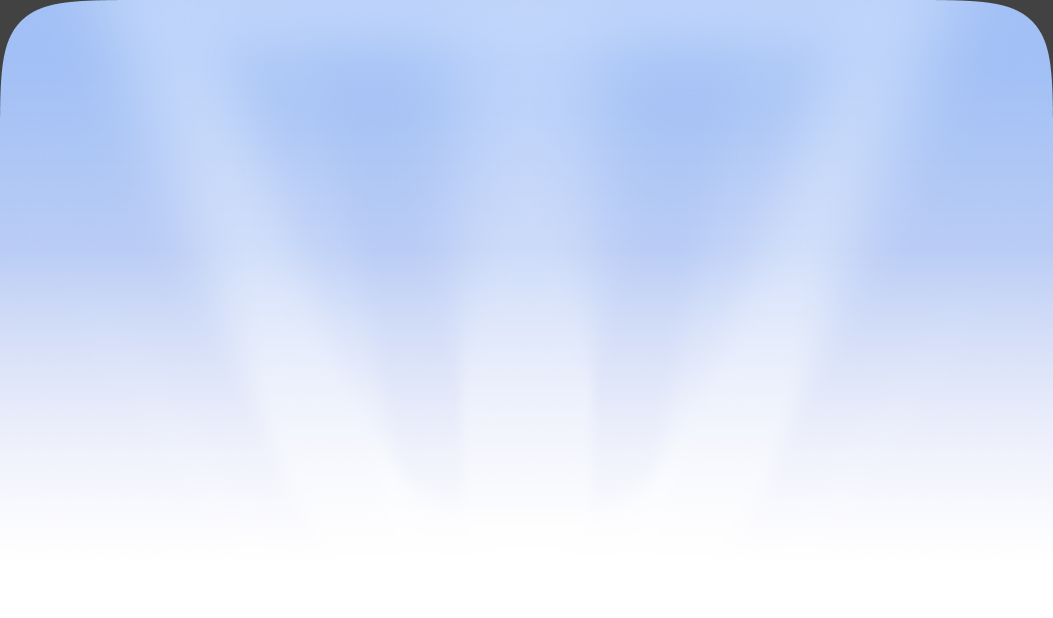
#> input picture ftux/figma/onboarding_bg_3x.png, 1053 x 618 px
$ python prep_art.py
#> lines starting #> are read from the running program, lines starting #| are printed output that depends on the picture; after the words box and inside, x2 and y2 are one past the last pixel; in counts of white or black regions, pixels touching at a corner belong together
#!/usr/bin/env python3
"""GR FTUX "What is a Gift Registry?" lottie: art prep (Figma file Zs6qEAZ1Uaej4LcKst0sbp, card 843:763418, 351 x 481.45 pt).
Everything is at 3x in card pixels (1 pt = 3 px, card top-left = 0,0).

Inputs (../figma/, downloaded with the Figma MCP download_assets at scale 3):
  onboarding_bg_3x.png  843:763446 "Onboarding background" as the 206-pt hero clips it (1053 x 618). The MCP export bakes the
                        card's r16 corners as #424242; they are filled with the neighbouring sky (the sheet's own r16 clip
                        is the only corner, as in the proto's hero-bg-full.jpg).
  cols_3x.png           843:763454 the three columns + dividers (1053 x 527, card y 218), drawn on the white card.
Rays: the GyroQR "skin_confirm_rays" .lottie unzipped (data only) - its four webp beams, recoloured to a cool white.

The column pieces are white-keyed: alpha and colour are solved so that the piece composited over white reproduces the
Figma pixel exactly (the lottie sits on the white sheet), and nothing paints a white box over its neighbours while moving.
Text is solved against its own ink (#1D2539) so the glyphs are one flat colour with clean alpha.

    python3 prep_art.py [rays_dir]  ->  ../art/*.png|jpg + ../art/prep.json"""
import json, os, sys
import numpy as np
from PIL import Image

HERE = os.path.dirname(os.path.abspath(__file__)); ROOT = os.path.dirname(HERE)
FIG = os.path.join(ROOT, 'figma'); ART = os.path.join(ROOT, 'art'); os.makedirs(ART, exist_ok=True)
RAYS = sys.argv[1] if len(sys.argv) > 1 else os.environ.get('RAYS_DIR', '')
S = 3
COLS_Y = 218 * S            # 843:763454 top in card px
INK = np.array([29, 37, 57], np.float32)   # body text colour measured in the export (#1D2539)
RAY_TINT = (238, 244, 255)  # cool white: the beams read as light on the blue sky instead of milk


def load(p): return np.asarray(Image.open(p).convert('RGB')).astype(np.float32)
#> called with p = 'ftux/figma/onboarding_bg_3x.png'


def save_rgba(a, name):
    Image.fromarray(np.clip(a + 0.5, 0, 255).astype(np.uint8)).save(os.path.join(ART, name), optimize=True)


def white_key(rgb, T=None, ink=None, dead=2.0):
    """alpha + colour such that colour*a + 255*(1-a) == rgb. ink: solve against one known colour (text); else a = darkness/T."""
    d = 255.0 - rgb
    if ink is not None:
        a = np.clip((d / np.maximum(255.0 - ink, 1)).max(-1), 0, 1)
    else:
        a = np.clip(d.max(-1) / T, 0, 1)
    a[d.max(-1) <= dead] = 0
    col = np.where(a[..., None] > 0, 255.0 - d / np.maximum(a[..., None], 1e-6), 0)
    if ink is not None:   # flat ink where it is solid (removes jpeg/AA noise in the colour plane)
        col = np.where(a[..., None] > 0.25, ink, col)
    return np.dstack([np.clip(col, 0, 255), a * 255.0])


info = {'scale': S, 'card_pt': [351, 481.4545], 'cta_top_pt': 417.4545, 'pieces': {}}

# ---------------------------------------------------------------- hero background
bg = load(os.path.join(FIG, 'onboarding_bg_3x.png'))
H, W = bg.shape[:2]
#> H = 618; W = 1053
assert (W, H) == (1053, 618), (W, H)
clean = (bg[..., 2] >= 243) & (bg[..., 0] >= 150)       # sky pixels (the baked corner grey has b = 66)
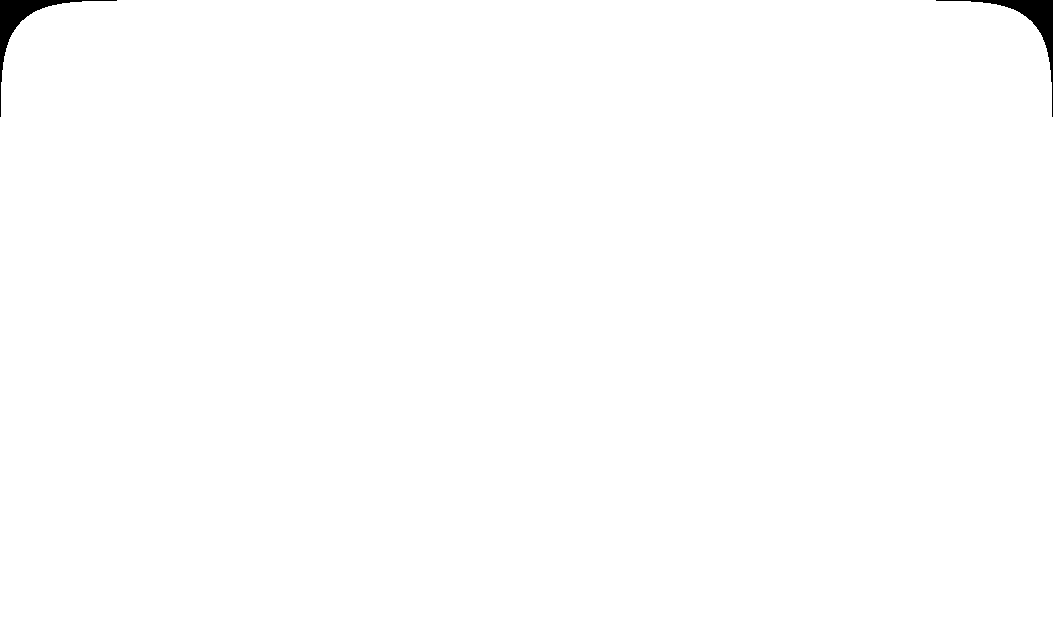
#> clean: shape (618, 1053) bool; 99.6% white; 2 black regions, box (x1, y1, x2, y2) and area: (0, 0, 117, 117) 1427, (936, 0, 1053, 117) 1427
fixed = 0
for y in range(0, 100):
    for side in (1, -1):
        xs = range(0, 120) if side == 1 else range(W - 1, W - 121, -1)
        x0 = None
        for x in xs:
            if clean[y, x] and clean[y, x + side] and clean[y, x + 2 * side]:
                x0 = x; break
        if x0 is None: continue
        src = bg[y, x0 + 2 * side].copy()
        rng = range(0, x0 + 2) if side == 1 else range(x0 - 1, W)
        for x in rng: bg[y, x] = src; fixed += 1
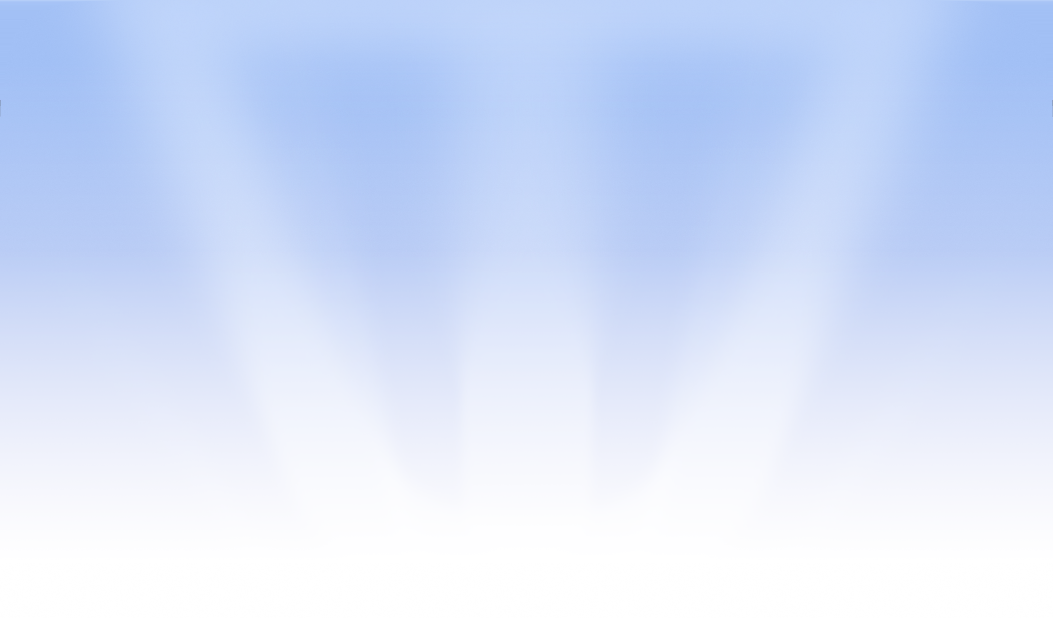
#> bg: shape (618, 1053, 3) float32; mean R, G, B 213.3, 225.3, 250.1
#> after the loop, fixed = 3220
# tagged sRGB: untagged JPEGs get a colour conversion in this AE project (red -5 in the sky), PNGs and browsers do not
from PIL import ImageCms
SRGB = ImageCms.ImageCmsProfile(ImageCms.createProfile('sRGB')).tobytes()
Image.fromarray(np.clip(bg + 0.5, 0, 255).astype(np.uint8)).save(os.path.join(ART, 'hero_bg.jpg'), quality=92, subsampling=0, optimize=True, icc_profile=SRGB)
# AE gets the lossless PNG (this AE decodes JPEGs with a colour shift: sky red -5, which browsers and ThorVG do not do);
# the exported lottie embeds the JPEG (convert.py swaps it in via 'export_as'), 28 KB instead of 270 KB, mean error 0.47/255
Image.fromarray(np.clip(bg + 0.5, 0, 255).astype(np.uint8)).save(os.path.join(ART, 'hero_bg.png'), optimize=True)
grey_left = int((np.abs(bg - 66).sum(-1) < 6).sum())
#> grey_left = 0
info['pieces']['hero_bg'] = {'file': 'hero_bg.png', 'export_as': 'hero_bg.jpg', 'x': 0, 'y': 0, 'w': W, 'h': H, 'filled_px': fixed, 'grey_left': grey_left}
print('hero bg: filled', fixed, 'px; grey left', grey_left)
#| hero bg: filled 3220 px; grey left 0

# ---------------------------------------------------------------- columns
cols = load(os.path.join(FIG, 'cols_3x.png'))
#> call 2 of load, with p = 'ftux/figma/cols_3x.png'
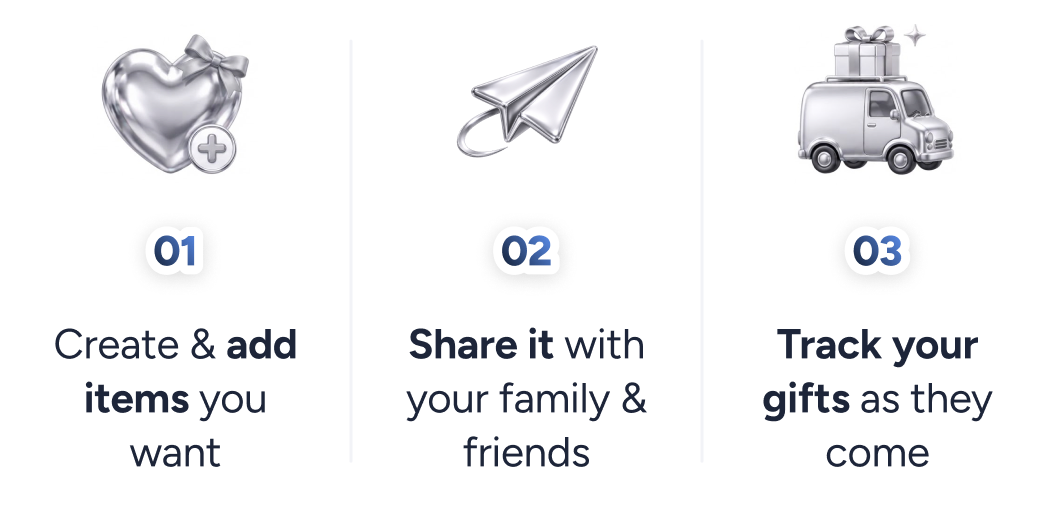
#> input picture ftux/figma/cols_3x.png, 1053 x 527 px
assert cols.shape[1] == 1053
for i in range(3):
    x0 = 351 * i
    # icon: node 56 x 53.45 at (30.5, 8) in the column frame -> px (91.5, 24); crop a little wider, integer px
    boxes = {'ico': (x0 + 86, 18, x0 + 266, 192, dict(T=192.0)),
             'num': None,
             'txt': (x0 + 30, 320, x0 + 321, 474, dict(ink=INK))}
    nw = (255 - cols).max(-1)
    band = nw[210:300, x0 + 8:x0 + 343]
    xs = np.where(band.max(0) > 2)[0]
    boxes['num'] = (int(x0 + 8 + xs.min() - 6), 210, int(x0 + 8 + xs.max() + 7), 300, dict(T=227.0))
    for k, (l, t, r, b, kw) in boxes.items():
        crop = cols[t:b, l:r]
        # the crop must start and end on white (nothing cut off)
        edge = np.concatenate([nw[t, l:r], nw[b - 1, l:r], nw[t:b, l], nw[t:b, r - 1]])
        assert edge.max() <= 3, (i, k, edge.max())
        piece = white_key(crop, **kw)
        name = '%s%d.png' % (k, i + 1)
        save_rgba(piece, name)
        # check: over white == figma
        a = piece[..., 3:] / 255.0
        err = np.abs(piece[..., :3] * a + 255 * (1 - a) - crop).mean()
        info['pieces']['%s%d' % (k, i + 1)] = {'file': name, 'x': l, 'y': COLS_Y + t, 'w': r - l, 'h': b - t, 'err_over_white': round(float(err), 3)}
        print(name, info['pieces']['%s%d' % (k, i + 1)])
#> this loop made 3 passes
#| ico1.png {'file': 'ico1.png', 'x': 86, 'y': 672, 'w': 180, 'h': 174, 'err_over_white': 0.083}
#| num1.png {'file': 'num1.png', 'x': 128, 'y': 864, 'w': 95, 'h': 90, 'err_over_white': 0.218}
#| txt1.png {'file': 'txt1.png', 'x': 30, 'y': 974, 'w': 291, 'h': 154, 'err_over_white': 0.019}
#| ico2.png {'file': 'ico2.png', 'x': 437, 'y': 672, 'w': 180, 'h': 174, 'err_over_white': 0.016}
#| num2.png {'file': 'num2.png', 'x': 475, 'y': 864, 'w': 104, 'h': 90, 'err_over_white': 0.209}
#| txt2.png {'file': 'txt2.png', 'x': 381, 'y': 974, 'w': 291, 'h': 154, 'err_over_white': 0.02}
#| ico3.png {'file': 'ico3.png', 'x': 788, 'y': 672, 'w': 180, 'h': 174, 'err_over_white': 0.073}
#| num3.png {'file': 'num3.png', 'x': 826, 'y': 864, 'w': 103, 'h': 90, 'err_over_white': 0.211}
#| txt3.png {'file': 'txt3.png', 'x': 732, 'y': 974, 'w': 291, 'h': 154, 'err_over_white': 0.019}
#> pass 1, `nw = (255 - cols).max(-1)`:
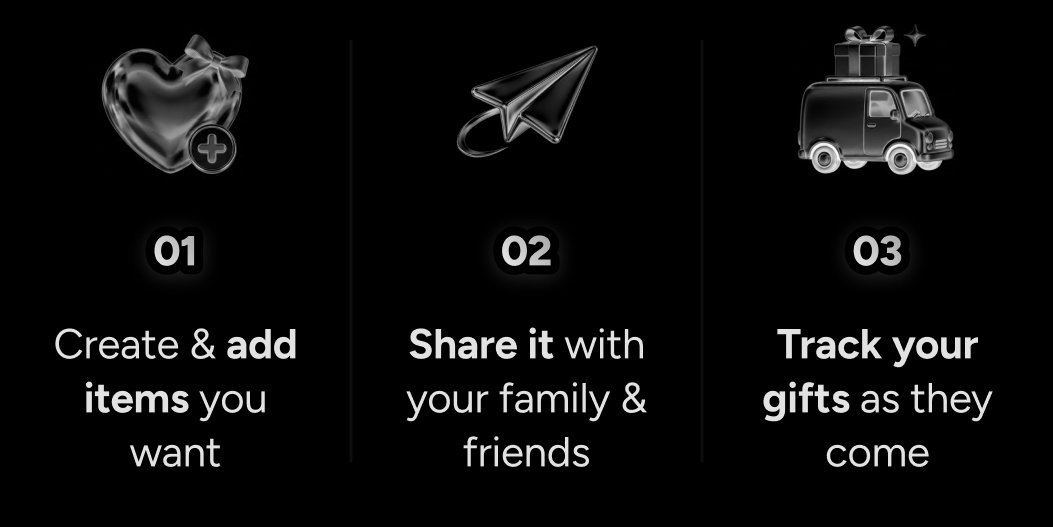
#> nw: shape (527, 1053) float32; min 0, max 255, mean 12.3
#> pass 1, `band = nw[210:300, x0 + 8:x0 + 343]`:
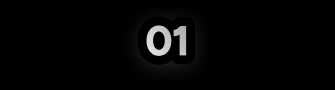
#> band: shape (90, 335) float32; min 0, max 222, mean 5.2
#> pass 1, in save_rgba (call 2), `Image.fromarray(np.clip(a + 0.5, 0, 255).astype(np.uint8)).save(os.pat..`:
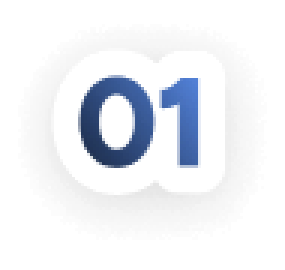
#> saved as num1.png: PIL image 95x90 RGBA (shown 3 times larger); mean R, G, B, A 11, 14.4, 20.7, 20.2; transparent parts drawn white
#> after the loop:
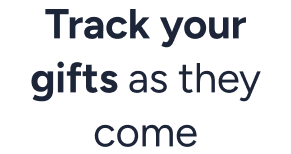
#> crop: shape (154, 291, 3) float32; mean R, G, B 227.7, 228.7, 231.1
#> after the loop, info = 4 items

# divider (843:763459 / 843:763464): 1 pt #F2F3F7 stroke, round caps, x 117 / 234, y 231.727 -> 371.727 pt
info['dividers'] = [{'x': 117 * S, 'y0': (218 + 13.727272) * S, 'y1': (218 + 13.727272 + 140) * S, 'w': 1 * S, 'color': [242, 243, 247]},
                    {'x': 234 * S, 'y0': (218 + 13.727272) * S, 'y1': (218 + 13.727272 + 140) * S, 'w': 1 * S, 'color': [242, 243, 247]}]

# ---------------------------------------------------------------- rays (recoloured beams)
if RAYS:
    for n in 'abcd':
        im = np.asarray(Image.open(os.path.join(RAYS, 'images', 'ray_%s.webp' % n)).convert('RGBA')).astype(np.float32)
        lum = im[..., :3].mean(-1, keepdims=True) / 255.0
        im[..., :3] = np.array(RAY_TINT, np.float32) * lum
        save_rgba(im, 'ray_%s.png' % n)
        info['pieces']['ray_%s' % n] = {'file': 'ray_%s.png' % n, 'w': im.shape[1], 'h': im.shape[0]}
    src = json.load(open(os.path.join(RAYS, 'animations', 'confirm_rays.json')))
    json.dump(src, open(os.path.join(ART, 'rays_source.json'), 'w'))       # the keyframes, kept as data for gen_build
    print('rays recoloured', RAY_TINT)
json.dump(info, open(os.path.join(ART, 'prep.json'), 'w'), indent=1)
